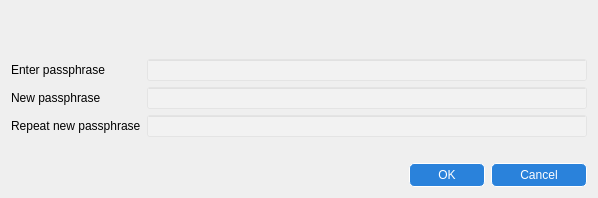
<?xml version="1.0" encoding="UTF-8"?>
<ui version="4.0">
 <class>AskPassphraseDialog</class>
 <widget class="QDialog" name="AskPassphraseDialog">
  <property name="geometry">
   <rect>
    <x>0</x>
    <y>0</y>
    <width>598</width>
    <height>198</height>
   </rect>
  </property>
  <property name="sizePolicy">
   <sizepolicy hsizetype="Preferred" vsizetype="Minimum">
    <horstretch>0</horstretch>
    <verstretch>0</verstretch>
   </sizepolicy>
  </property>
  <property name="minimumSize">
   <size>
    <width>550</width>
    <height>0</height>
   </size>
  </property>
  <property name="windowTitle">
   <string>Passphrase Dialog</string>
  </property>
  <property name="styleSheet">
   <string notr="true">background: url(:/images/changepass);</string>
  </property>
  <layout class="QVBoxLayout" name="verticalLayout">
   <item>
    <widget class="QLabel" name="warningLabel">
     <property name="styleSheet">
      <string notr="true">background: none;</string>
     </property>
     <property name="textFormat">
      <enum>Qt::RichText</enum>
     </property>
     <property name="wordWrap">
      <bool>true</bool>
     </property>
    </widget>
   </item>
   <item>
    <layout class="QFormLayout" name="formLayout">
     <property name="fieldGrowthPolicy">
      <enum>QFormLayout::AllNonFixedFieldsGrow</enum>
     </property>
     <item row="0" column="0">
      <widget class="QLabel" name="passLabel1">
       <property name="styleSheet">
        <string notr="true">background: none;</string>
       </property>
       <property name="text">
        <string>Enter passphrase</string>
       </property>
      </widget>
     </item>
     <item row="0" column="1">
      <widget class="QLineEdit" name="passEdit1">
       <property name="styleSheet">
        <string notr="true">background: rgba(255,255,255,50)</string>
       </property>
       <property name="echoMode">
        <enum>QLineEdit::Password</enum>
       </property>
      </widget>
     </item>
     <item row="1" column="0">
      <widget class="QLabel" name="passLabel2">
       <property name="styleSheet">
        <string notr="true">background: none;</string>
       </property>
       <property name="text">
        <string>New passphrase</string>
       </property>
      </widget>
     </item>
     <item row="1" column="1">
      <widget class="QLineEdit" name="passEdit2">
       <property name="styleSheet">
        <string notr="true">background: rgba(255,255,255,50)</string>
       </property>
       <property name="echoMode">
        <enum>QLineEdit::Password</enum>
       </property>
      </widget>
     </item>
     <item row="2" column="0">
      <widget class="QLabel" name="passLabel3">
       <property name="styleSheet">
        <string notr="true">background: none;</string>
       </property>
       <property name="text">
        <string>Repeat new passphrase</string>
       </property>
      </widget>
     </item>
     <item row="2" column="1">
      <widget class="QLineEdit" name="passEdit3">
       <property name="styleSheet">
        <string notr="true">background: rgba(255,255,255,50)</string>
       </property>
       <property name="echoMode">
        <enum>QLineEdit::Password</enum>
       </property>
      </widget>
     </item>
     <item row="3" column="1">
      <widget class="QLabel" name="capsLabel">
       <property name="font">
        <font>
         <weight>75</weight>
         <bold>true</bold>
        </font>
       </property>
       <property name="text">
        <string/>
       </property>
       <property name="alignment">
        <set>Qt::AlignCenter</set>
       </property>
      </widget>
     </item>
    </layout>
   </item>
   <item>
    <widget class="QDialogButtonBox" name="buttonBox">
     <property name="styleSheet">
      <string notr="true">background: #2a82db; color: white; border-radius: 5px; padding:4px 28px;border:1px solid white;</string>
     </property>
     <property name="orientation">
      <enum>Qt::Horizontal</enum>
     </property>
     <property name="standardButtons">
      <set>QDialogButtonBox::Cancel|QDialogButtonBox::Ok</set>
     </property>
    </widget>
   </item>
  </layout>
 </widget>
 <resources>
  <include location="../bitcoin.qrc"/>
 </resources>
 <connections>
  <connection>
   <sender>buttonBox</sender>
   <signal>accepted()</signal>
   <receiver>AskPassphraseDialog</receiver>
   <slot>accept()</slot>
   <hints>
    <hint type="sourcelabel">
     <x>248</x>
     <y>254</y>
    </hint>
    <hint type="destinationlabel">
     <x>157</x>
     <y>274</y>
    </hint>
   </hints>
  </connection>
  <connection>
   <sender>buttonBox</sender>
   <signal>rejected()</signal>
   <receiver>AskPassphraseDialog</receiver>
   <slot>reject()</slot>
   <hints>
    <hint type="sourcelabel">
     <x>316</x>
     <y>260</y>
    </hint>
    <hint type="destinationlabel">
     <x>286</x>
     <y>274</y>
    </hint>
   </hints>
  </connection>
 </connections>
</ui>
